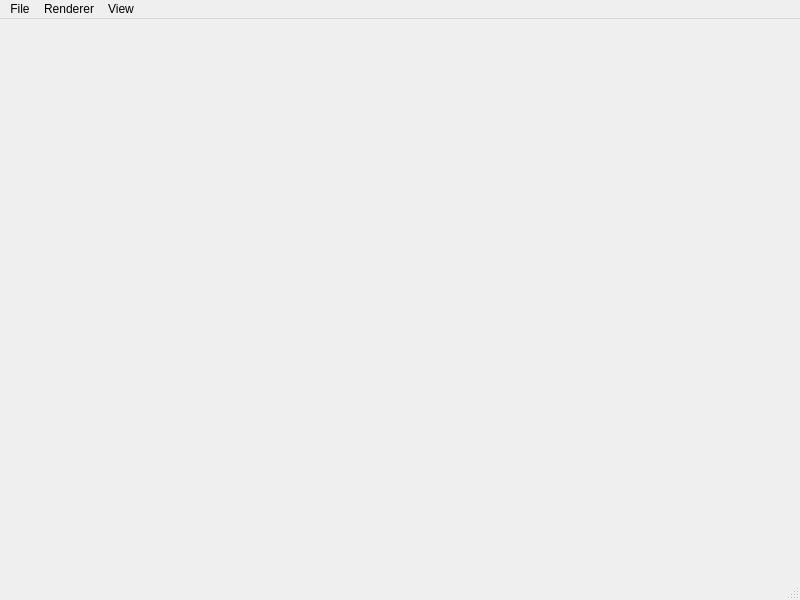
<?xml version="1.0" encoding="UTF-8"?>
<ui version="4.0">
 <class>MeshWindow</class>
 <widget class="QMainWindow" name="MeshWindow">
  <property name="geometry">
   <rect>
    <x>0</x>
    <y>0</y>
    <width>800</width>
    <height>600</height>
   </rect>
  </property>
  <property name="windowTitle">
   <string>MeshView -- zdd</string>
  </property>
  <widget class="QWidget" name="centralwidget"/>
  <widget class="QMenuBar" name="menubar">
   <property name="geometry">
    <rect>
     <x>0</x>
     <y>0</y>
     <width>800</width>
     <height>23</height>
    </rect>
   </property>
   <widget class="QMenu" name="menuFile">
    <property name="title">
     <string>File</string>
    </property>
    <addaction name="actionOpen"/>
    <addaction name="actionSave"/>
   </widget>
   <widget class="QMenu" name="menuRenderer">
    <property name="title">
     <string>Renderer</string>
    </property>
    <addaction name="actionDefault"/>
    <addaction name="actionPoints"/>
    <addaction name="actionWireframe"/>
    <addaction name="actionWireframe_light"/>
    <addaction name="actionWireframe_color"/>
   </widget>
   <widget class="QMenu" name="menuView">
    <property name="title">
     <string>View</string>
    </property>
    <addaction name="actionReset_View"/>
   </widget>
   <addaction name="menuFile"/>
   <addaction name="menuRenderer"/>
   <addaction name="menuView"/>
  </widget>
  <widget class="QStatusBar" name="statusbar"/>
  <action name="actionOpen">
   <property name="text">
    <string>Open</string>
   </property>
  </action>
  <action name="actionSave">
   <property name="text">
    <string>Save</string>
   </property>
  </action>
  <action name="actionDefault">
   <property name="checkable">
    <bool>true</bool>
   </property>
   <property name="text">
    <string>Default</string>
   </property>
  </action>
  <action name="actionPoints">
   <property name="checkable">
    <bool>true</bool>
   </property>
   <property name="text">
    <string>Points</string>
   </property>
  </action>
  <action name="actionWireframe">
   <property name="checkable">
    <bool>true</bool>
   </property>
   <property name="text">
    <string>Wireframe</string>
   </property>
  </action>
  <action name="actionReset_View">
   <property name="text">
    <string>Reset View</string>
   </property>
  </action>
  <action name="actionWireframe_color">
   <property name="checkable">
    <bool>true</bool>
   </property>
   <property name="text">
    <string>Wireframe (color)</string>
   </property>
  </action>
  <action name="actionWireframe_light">
   <property name="text">
    <string>Wireframe (light)</string>
   </property>
  </action>
 </widget>
 <resources/>
 <connections/>
</ui>
